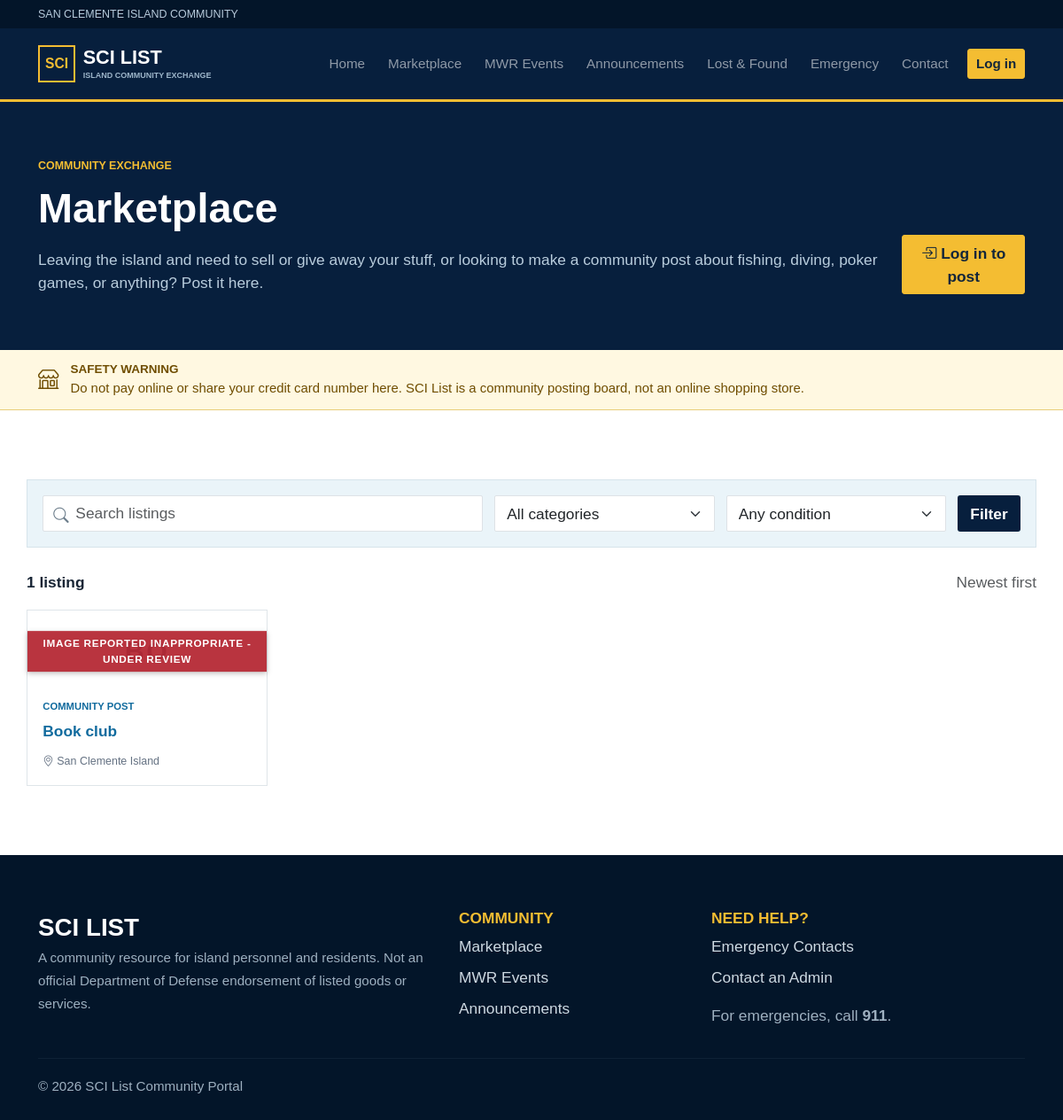
The page /marketplace/ on the database as committed earlier.
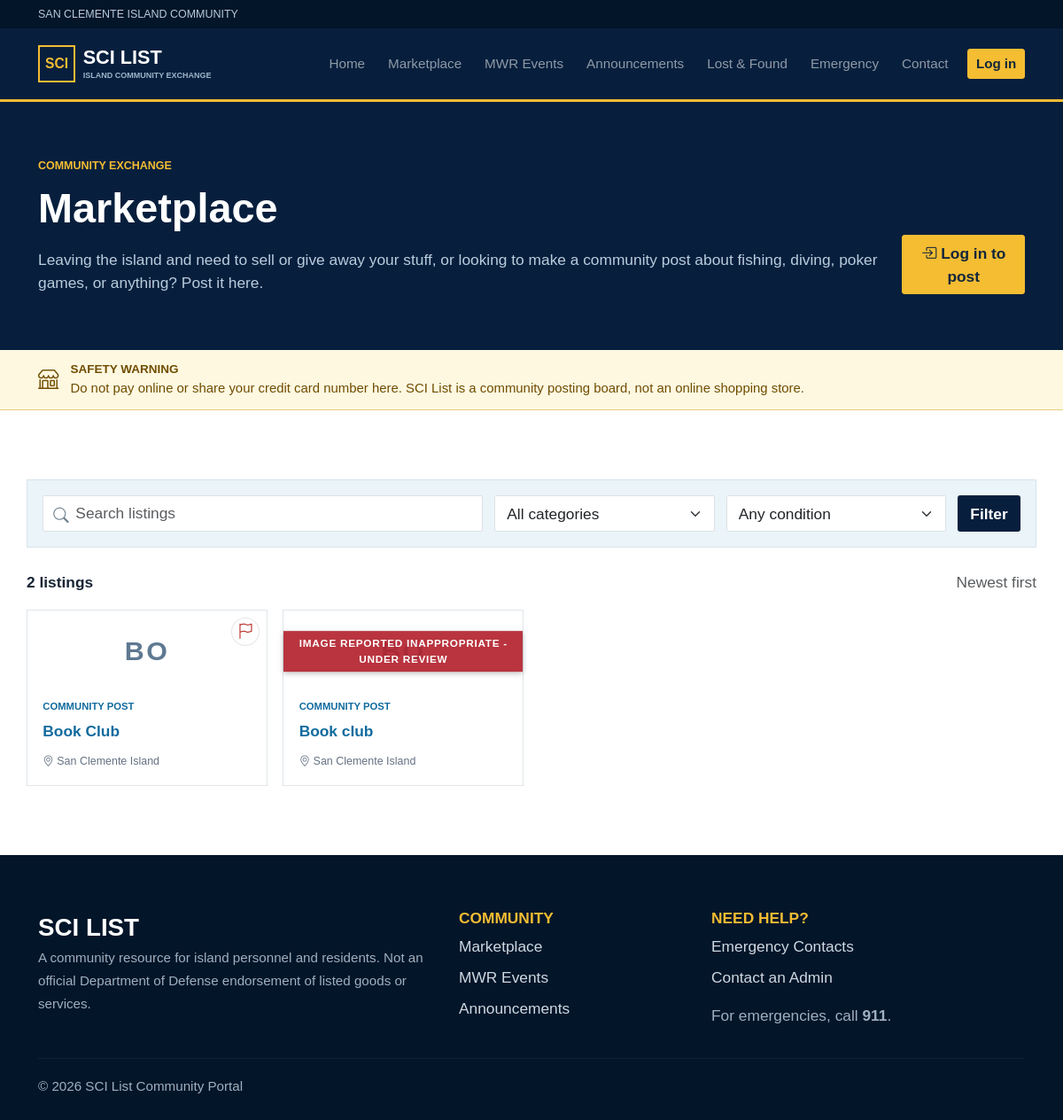
The same page on the database as committed later.
### community/models.py (models this page shows, shortened)
class Listing(models.Model):
    MODERATION_STATUS_CHOICES = [
        ("pending", "Pending review"),
        ("approved", "Approved"),
        ("rejected", "Rejected"),
    ]
    CATEGORIES = [
        ("Free", "Free Stuff"),
        ("For Sale", "For Sale"),
        ("Volunteer Service", "Volunteer Service"),
        ("Community Post", "Community Post"),
    ]
    CONDITIONS = [(x, x) for x in ["New", "Like New", "Good", "Fair"]]
    seller = models.ForeignKey(User, on_delete=models.CASCADE, related_name="listings")
    title = models.CharField(max_length=140)
    description = models.TextField()
    price = models.DecimalField(max_digits=10, decimal_places=2)
    category = models.CharField(max_length=30, choices=CATEGORIES)
    condition = models.CharField(max_length=20, choices=CONDITIONS)
    location = models.CharField(max_length=120, default="San Clemente Island")
    contact_email = models.EmailField()
    contact_phone = models.CharField(max_length=30)
    image = models.ImageField(upload_to="listings/", blank=True)
    is_sold = models.BooleanField(default=False)
    moderation_status = models.CharField(max_length=20, choices=MODERATION_STATUS_CHOICES, default="pending")
    moderation_notes = models.CharField(max_length=255, blank=True)
    deleted_at = models.DateTimeField(null=True, blank=True, editable=False)
    created_at = models.DateTimeField(auto_now_add=True)
    updated_at = models.DateTimeField(auto_now=True)
    objects = ActiveListingManager()
    all_objects = models.Manager()
    class Meta: ordering = ["-created_at"]
    def get_absolute_url(self): return reverse("listing_detail", args=[self.pk])
    @property
    def primary_image_url(self):
        first = self.images.first()
        if first:
            return first.image.url
        return self.image.url if self.image else ""

### community/views.py (the view)
# urls.py: path("", views.home, name="home"), path("marketplace/", views.marketplace, name="marketplace"),
def marketplace(request):
    listings = Listing.objects.filter(moderation_status__in=["approved", "pending"])
    query, category, condition = request.GET.get("q", "").strip(), request.GET.get("category", ""), request.GET.get("condition", "")
    if query: listings = listings.filter(Q(title__icontains=query) | Q(description__icontains=query) | Q(location__icontains=query))
    if category: listings = listings.filter(category=category)
    if condition: listings = listings.filter(condition=condition)
    if request.GET.get("available") == "1": listings = listings.filter(is_sold=False)
    return render(request, "community/marketplace.html", {"listings": listings, "categories": Listing.CATEGORIES, "conditions": Listing.CONDITIONS, "query": query, "selected_category": category, "selected_condition": condition})

### community/models.py (called while the page is built)
    def get_queryset(self):
        return super().get_queryset().filter(deleted_at__isnull=True)

### templates/community/marketplace.html (shortened to what this page needs)
{% extends 'base.html' %}
{% block content %}
<div class="page-head"><div class="container d-flex justify-content-between align-items-end"><div><p class="eyebrow">COMMUNITY EXCHANGE</p><h1>Marketplace</h1><p>Leaving the island and need to sell or give away your stuff, or looking to make a community post about fishing, diving, poker games, or anything? Post it here.</p></div>{% if user.is_authenticated %}<a class="btn btn-gold" href="{% url 'listing_create' %}"><i class="bi bi-plus-lg"></i> Post listing</a>{% else %}<a class="btn btn-gold" href="{% url 'login' %}?next={% url 'listing_create' %}"><i class="bi bi-box-arrow-in-right"></i> Log in to post</a>{% endif %}</div></div>
<div class="payment-safety-warning" role="note"><div class="container"><i class="bi bi-shop" aria-hidden="true"></i><div><strong>Safety warning</strong><span>Do not pay online or share your credit card number here. SCI List is a community posting board, not an online shopping store.</span></div></div></div>
<div class="container section"><form class="filter-bar" method="get"><div class="search-input"><i class="bi bi-search"></i><input class="form-control" name="q" value="{{ query }}" placeholder="Search listings"></div><select class="form-select" name="category" onchange="this.form.submit()"><option value="">All categories</option></select><select class="form-select" name="condition" onchange="this.form.submit()"><option value="">Any condition</option></select><button class="btn btn-navy">Filter</button></form>
<div class="d-flex justify-content-between mt-4 mb-3"><strong>{{ listings|length }} listing{{ listings|length|pluralize }}</strong><span class="text-muted">Newest first</span></div>
<div class="row g-3">{% for listing in listings %}<div class="col-6 col-lg-3"><div class="listing-card position-relative">{% if listing.moderation_status != 'pending' and user != listing.seller and not user.is_staff and not user.is_superuser %}<form method="post" action="{% url 'report_listing' listing.pk %}" class="report-flag-btn" onsubmit="return confirm('Report this post as inappropriate? It will be sent to admin for review.');"><button type="submit" class="icon-btn" title="Report inappropriate"><i class="bi bi-flag"></i></button>{% csrf_token %}</form>{% endif %}<a class="stretched-link" href="{{ listing.get_absolute_url }}">{% if listing.primary_image_url %}<div class="listing-image{% if listing.moderation_status == 'pending' %} moderation-pending-media{% endif %}"><img src="{{ listing.primary_image_url }}" alt="{{ listing.title }}">{% if listing.is_sold %}<span class="sold">SOLD</span>{% endif %}{% if listing.moderation_status == 'pending' %}<span class="moderation-pending-ribbon">Image reported inappropriate - under review</span>{% endif %}</div>{% elif listing.category == 'Community Post' or listing.category == 'Volunteer Service' %}<div class="listing-letters-only{% if listing.moderation_status == 'pending' %} moderation-pending-media{% endif %}" aria-hidden="true">{{ listing.title|slice:":2"|upper }}{% if listing.moderation_status == 'pending' %}<span class="moderation-pending-ribbon">Image reported inappropriate - under review</span>{% endif %}</div>{% endif %}<div class="p-3"><span class="listing-category">{{ listing.category }}</span><h3>{{ listing.title }}</h3>{% if listing.category != 'Community Post' and listing.category != 'Volunteer Service' %}<strong class="price">${{ listing.price }}</strong>{% endif %}<p><i class="bi bi-geo-alt"></i> {{ listing.location }}</p></div></a></div></div>{% empty %}<div class="empty-state"><i class="bi bi-search"></i><h3>No listings found</h3><p>Try broadening your search or changing the filters.</p></div>{% endfor %}</div></div>
{% endblock %}

Rows that differ between the two databases and show on the page:
added Listing: moderation_status "approved" (drawn), title "BO", category "COMMUNITY POST", title "Book Club", location "San Clemente Island"
Other text that changed with them:
{{ listings|length }}: "1" → "2"
